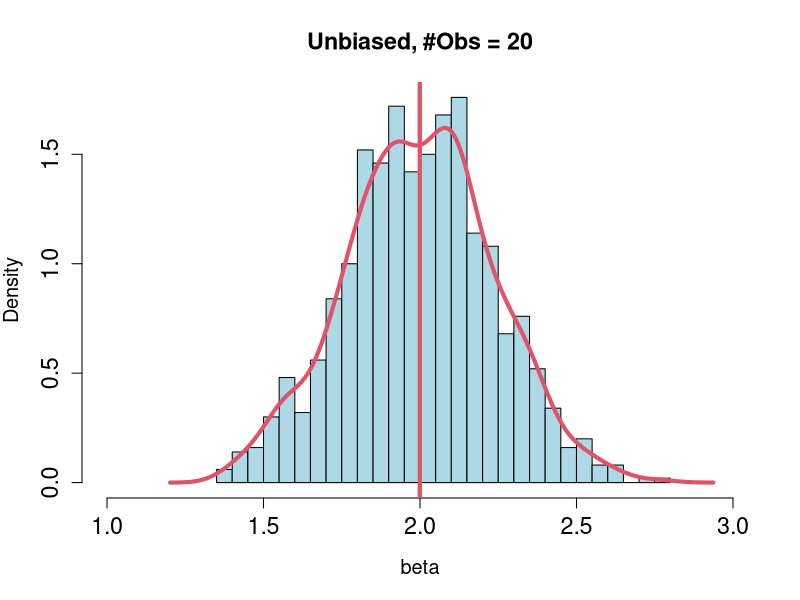
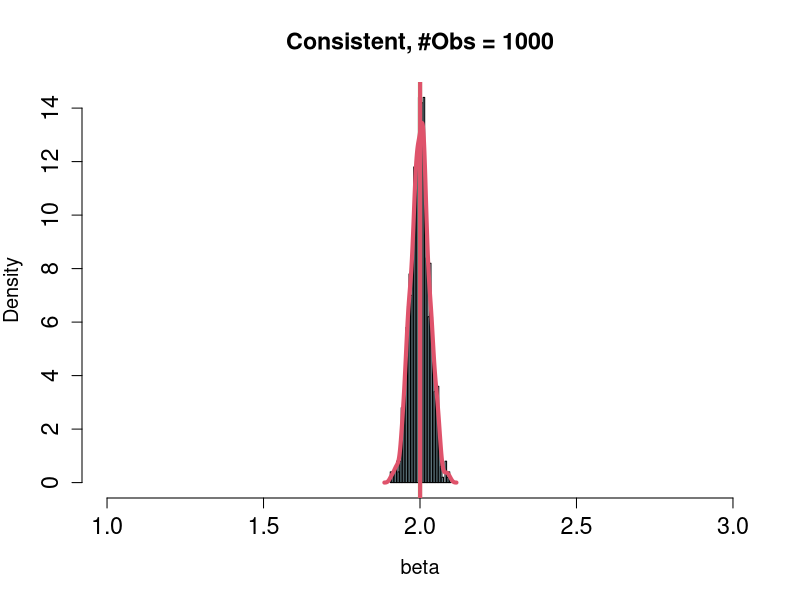
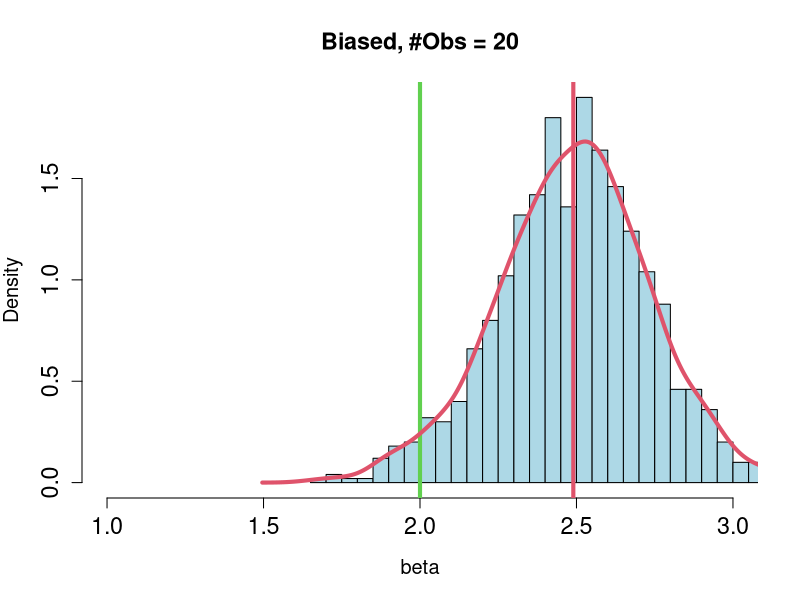
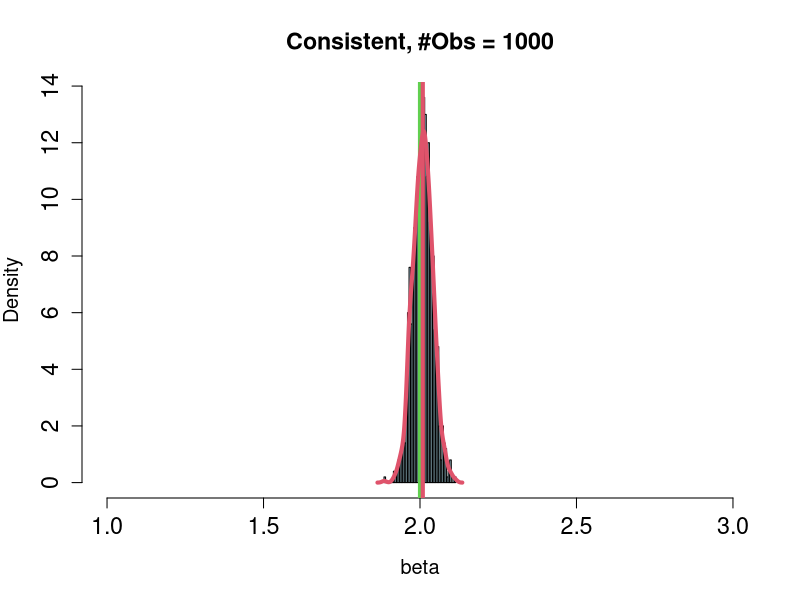
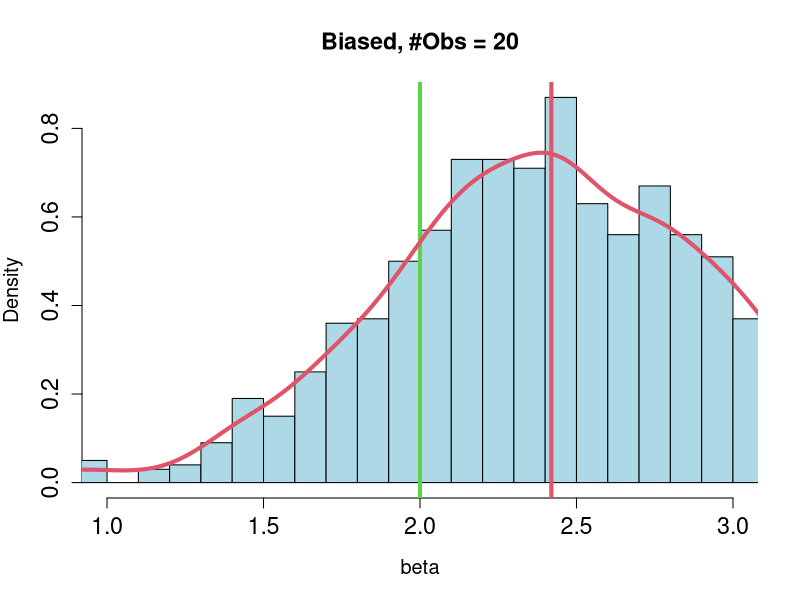
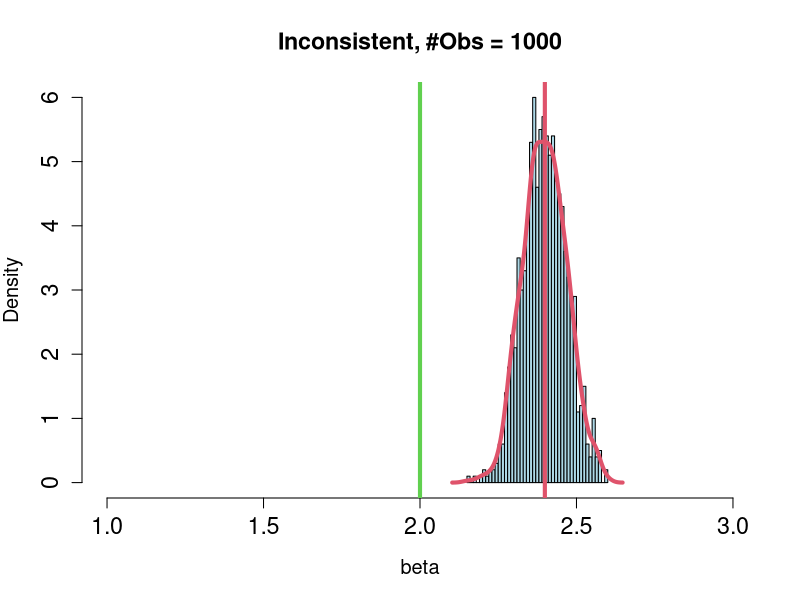
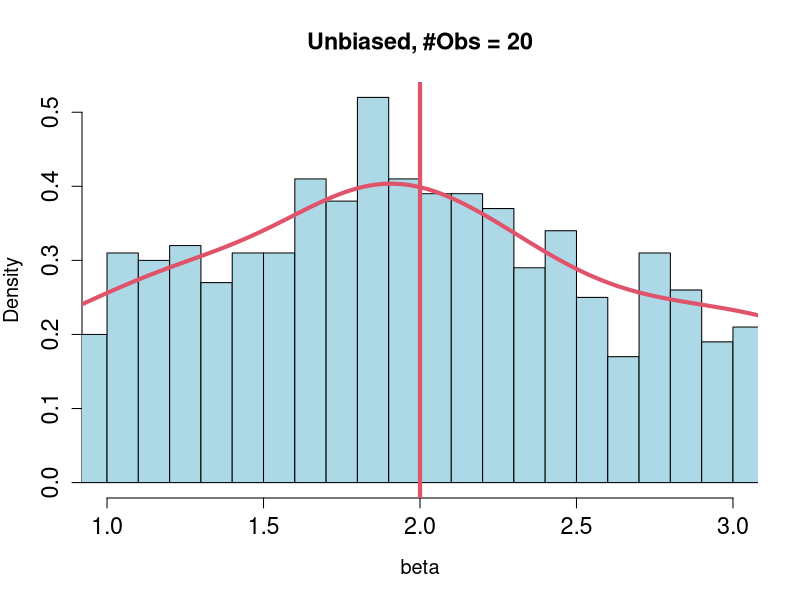
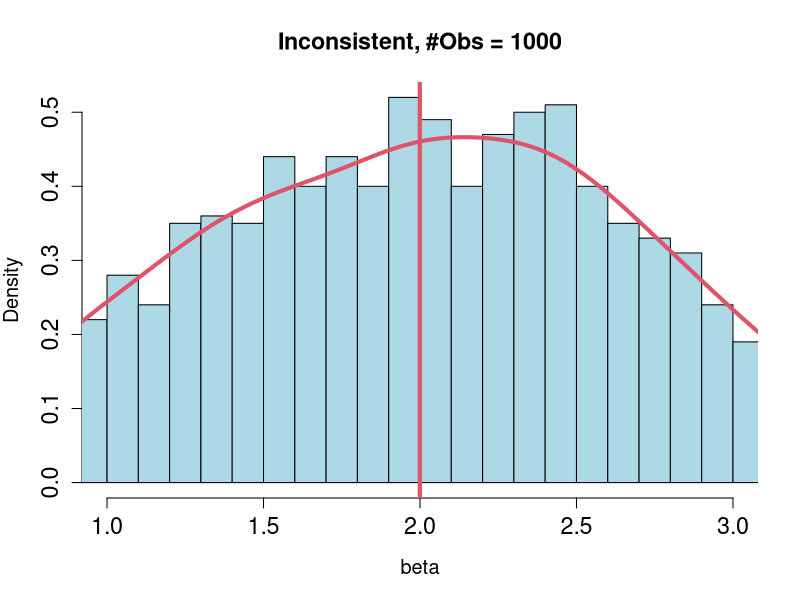

These figures' R source, in order:
### Bias and Consistency

## Generate function to show the sampling distribution
histfun <- function(what,breaks=44,mainn,xlim=c(1,3)){
  cexx=1.4;lwdd=4
  hist(beta,breaks=44,freq=F,xlim=c(1,3),main=paste(mainn, ", #Obs = ", n,sep=""),
       cex.axis=cexx,cex.main=cexx,cex.lab=cexx-.2,col='lightblue')
  den <- density(what)
  abline(v=2,col=3,lwd=lwdd)
  abline(v=mean(what),col=2,lwd=lwdd)
  lines(den,col=2,lwd=lwdd)
}

### Unbiased and Consistent
repet <- 1000
n <- 20
beta <- NULL
for (i in 1:repet){
  x <- rnorm(n)
  eps <- rnorm(n,0,1)
  y=2+2*x+eps
  beta[i] <- lm(y~x)$coef[2]
}
histfun(beta, mainn= "Unbiased")

n <- 1000
beta <- NULL
for (i in 1:repet){
  x <- rnorm(n)
  eps <- rnorm(n,0,1)
  y=2+2*x+eps
  beta[i] <- lm(y~x)$coef[2]
}
histfun(beta,mainn="Consistent")

###  Biased But Consistent
n <- 20
beta <- NULL
for (i in 1:repet){
  x <- rnorm(n)
  eps <- rnorm(n,0,1)
  y=2+2*x+eps
  beta[i] <- (10/n)+lm(y~x)$coef[2] 
}
histfun(beta,mainn="Biased")

n <- 1000
for (i in 1:repet){
  x <- rnorm(n)
  eps <- rnorm(n,0,1)
  y=2+2*x+eps
  beta[i] <- (10/n)+lm(y~x)$coef[2] 
}
histfun(beta,mainn="Consistent")

### Omitted Variable Bias: Biased and Inconsistent
n <- 20
beta <- NULL
for (i in 1:repet){
  x <- rnorm(n)
  x2 <- rnorm(n)+.2*x # make it correlate with x
  eps <- rnorm(n,0,1)
  y=2+2*x+2*x2+eps
  beta[i] <- lm(y~x)$coef[2] # Do not include x2
}
histfun(beta,mainn="Biased")

n <- 1000
beta <- NULL
for (i in 1:repet){
  x <- rnorm(n)
  x2 <- rnorm(n)+.2*x 
  eps <- rnorm(n,0,1)
  y=2+2*x+2*x2+eps
  beta[i] <- lm(y~x)$coef[2] 
}
histfun(beta,mainn="Inconsistent")

###  Unbiased But Inconsistent
n <- 20
beta <- NULL
for (i in 1:repet){
  x <- 1:n
  z <- 1/x
  eps <- rnorm(n,0,1)
  y=2+2*z+eps
  beta[i] <- lm(y~z)$coef[2] 
}
histfun(beta,mainn="Unbiased")

n <- 1000
beta <- NULL
for (i in 1:repet){
  x <- 1:n
  z <- 1/x
  eps <- rnorm(n,0,1)
  y=2+2*z+eps
  beta[i] <- lm(y~z)$coef[2] 
}
histfun(beta,mainn="Inconsistent")